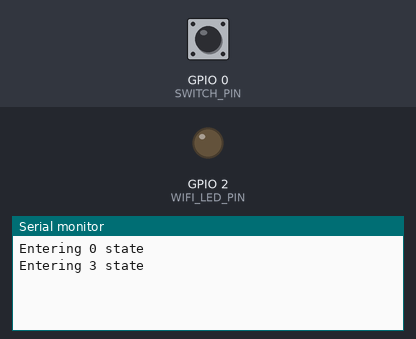
Recording of a sketch running on a simulated ESP32. Shown: output pins drawn as LEDs (lit = HIGH), the last lines printed to the serial monitor. Inputs (shaded band) come from the test bench; at power-on: GPIO 0 (SWITCH_PIN) HIGH.

Above: at 1.2 s.
1.3 s: GPIO 0 (SWITCH_PIN) pulled LOW for 0.15 s
3.4 s: GPIO 0 (SWITCH_PIN) pulled LOW for 1 s
At 5.6 s:
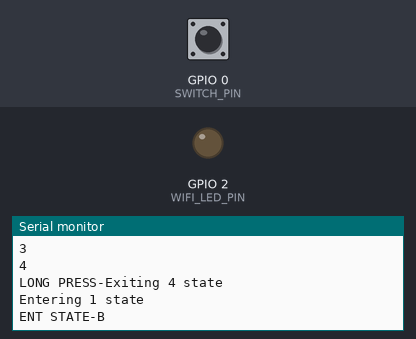
5.9 s: GPIO 0 (SWITCH_PIN) pulsed LOW 2 times (0.12 s each, 0.3 s apart)
At 7.1 s:
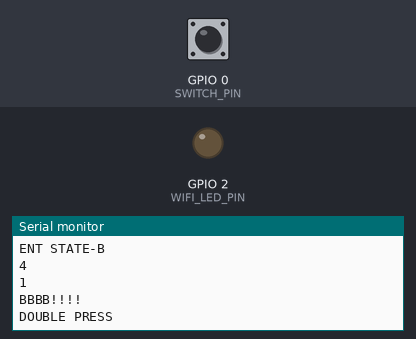
Timing chart, 0 to 8.9 s (numbered marks = the images above; inputs shaded):
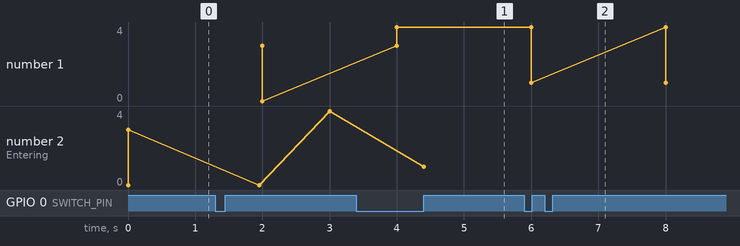

Measured:
- after the input at 3.4 s, the serial monitor: prints a new line after 1.0 s (image 1)
- after the input at 5.9 s, the serial monitor: prints a new line after 0.30 s (image 2)
- plotted number 2: 4 → 1 after the input at 3.4 s

The sketch:

State-tracker.ino
```cpp
/*
 * Kommenteket megírni
 * Timer beindítását tesztelni, főleg a nextState nélkülit, amikor visszaugrik az előzőhöz
 * És úgy is tesztelni, hogy marad az aktuális állapotban.
 * Ezek mind logikusan kövessék az állapotváltást és a prevState állapotai is frissüljenek.
 * Pl ha nem vált, akkor írja ki, hogy no state change, mert most az nem megy
 *
 *
 */


#include <MD_KeySwitch.h>
const uint8_t SWITCH_PIN = 0;       // switch connected to this pin
const uint8_t SWITCH_ACTIVE = LOW;  // digital signal when switch is pressed 'on'

MD_KeySwitch S(SWITCH_PIN, SWITCH_ACTIVE);
// Basic Arduino sketch - instantiates the state machine and nothing else

#define WIFI_LED_PIN 2

void engemhivj() {

}

//-----------------------------------------------------------------------------------------

class StateTracker {

  public:
    enum { STATE_A, STATE_B, STATE_AC, STATE_BC, STATE_D }; // STATES
    //enum { EVT_SHORT_PUSH, EVT_LONG_PUSH, ELSE }; // EVENTS
    int machineState;
    int prevState;
    int nextState;
    unsigned long timeWindow;
    unsigned long currentTime;
    bool timerRunning;
    void begin ( int reqState );
    void run (void);
    bool getTimerRunning();
    void forceState (int reqState);
    void setTimerState(unsigned long reqTime, int reqState, int reqNextState); //timer in ms, state to force, next state after timer
    void setTimerStateBack(unsigned long reqTime, int reqState); //timer in ms, state to force (next state is back to the previous
    bool timerDone ();
    void setCurrentState (int reqState);
    void setPrevState ( int reqPrevState );
    int getPrevState ();
    int getCurrentState ();
    void goToPrevState ();


  private:
    enum { ENT_STATE_A, ENT_STATE_B, ENT_STATE_AC, ENT_STATE_BC, ENT_STATE_D}; // ACTIONS
    //   int event( int id );
    void action( int id );

};

void StateTracker::begin (int reqState) {
  setCurrentState(reqState);
  setPrevState(reqState);
  timerRunning = false;
}

void StateTracker::run (void) {
  if (timerRunning && timerDone()) {
    Serial.println("TimerDone");
    setCurrentState(nextState);

  }
}

void StateTracker::forceState (int reqState) {
  if (reqState != machineState) {
    Serial.printf("Exiting %d state\n", machineState);
    setPrevState(machineState);
    setCurrentState(reqState);
    action (reqState);
  }
  else {
    Serial.println("No state change");
  }
}

bool StateTracker::timerDone () {
  if (timerRunning) {
    unsigned long now = millis();

    if (currentTime <= now)
    {
      if ( (unsigned long)(now - currentTime )  < timeWindow )
        return false;
    }
    else
    {
      if ( (unsigned long)(currentTime - now) < timeWindow )
        return false;
    }
    setCurrentState(nextState);
    timerRunning = false;
    return true;
  }

}

bool StateTracker::getTimerRunning() {
  return timerRunning;
}

void StateTracker::setTimerState(unsigned long reqTime, int reqState, int reqNextState) {
  timeWindow = reqTime;
  currentTime = millis();
  setCurrentState(reqState);
  nextState = reqNextState;
  timerRunning = true;

}

void StateTracker::setTimerStateBack(unsigned long reqTime, int reqState) {

}

void StateTracker::action (int id) {
  switch (id) {
    case ENT_STATE_A:
      Serial.println("ENT STATE-A");
      //         flipper.attach(0.1, flip);

      return;

    case ENT_STATE_B:
      Serial.println("ENT STATE-B");
      //         flipper.attach(0.1, flip);

      return;
  }

}

void StateTracker::setCurrentState(int reqState) {
  machineState = reqState;
  Serial.printf("Entering %d state\n", machineState);
}

void StateTracker:: setPrevState (int reqPrevState) {
  prevState = reqPrevState;
}

int StateTracker::getPrevState() {
  return prevState;
}

int StateTracker::getCurrentState() {
  return machineState;
}

void StateTracker::goToPrevState() {
  Serial.print("GOTOPREV");
  int tempPrevState = getPrevState();

  setPrevState(machineState);
  forceState(tempPrevState);

}


//-----------------------------------------------------------------------------------------

StateTracker stateABC;

unsigned long currentTime;

boolean isShortPress() {
  return true;
}

boolean isTimeout(unsigned long checkTime, unsigned long timeWindow)
{
  unsigned long now = millis();
  if (checkTime <= now)
  {
    if ( (unsigned long)(now - checkTime )  < timeWindow )
      return false;
  }
  else
  {
    if ( (unsigned long)(checkTime - now) < timeWindow )
      return false;
  }

  return true;
}

void setup() {

  Serial.begin( 115200 );
  pinMode(WIFI_LED_PIN, OUTPUT);

  currentTime = millis();
  stateABC.begin(stateABC.STATE_A);
  stateABC.setTimerState(3000, stateABC.STATE_BC, stateABC.STATE_D);
  //KeySwitch init
  S.begin();
  S.enableDoublePress(true);
  S.enableLongPress(true);
  S.enableRepeat(false);
  S.enableRepeatResult(false);
  S.setLongPressTime(1000);
  S.setDoublePressTime(500);

  //flipper.attach(0.1, flip);
}

void loop() {

  stateABC.run();

  if (isTimeout(currentTime, 2000)) {
    currentTime = millis();
    Serial.println(stateABC.getPrevState());
    Serial.println(stateABC.getCurrentState());
    if (stateABC.getCurrentState() == stateABC.STATE_B)  Serial.println("BBBB!!!!");
  }

  //Handle keypresses
  switch (S.read())
  {
    case MD_KeySwitch::KS_NULL:       /* Serial.println("NULL"); */   break;
    case MD_KeySwitch::KS_PRESS:      Serial.print("\nSINGLE PRESS-"); stateABC.goToPrevState(); break;
    case MD_KeySwitch::KS_DPRESS:     Serial.print("\nDOUBLE PRESS"); break;
    case MD_KeySwitch::KS_LONGPRESS:  Serial.print("\nLONG PRESS-");   stateABC.forceState(stateABC.STATE_B); break;
    case MD_KeySwitch::KS_RPTPRESS:   Serial.print("\nREPEAT PRESS"); break;
    default:                          Serial.print("\nUNKNOWN");      break;
  }


}
```
